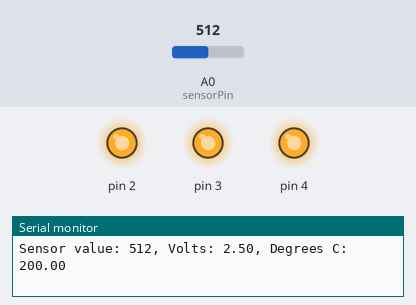
Simulated run of this sketch. Board: Arduino Uno, built with avr-gcc and run on an emulated ATmega328P. Parts: output pins drawn as LEDs (lit = HIGH), the last lines printed to the serial monitor. The inputs (shaded band) are chosen by the test bench; at power-on: A0 (sensorPin) = 512.

Above: at 1.2 s.
1.3 s: A0 (sensorPin) set to 144
4.3 s: A0 (sensorPin) set to 138
At 5.4 s:
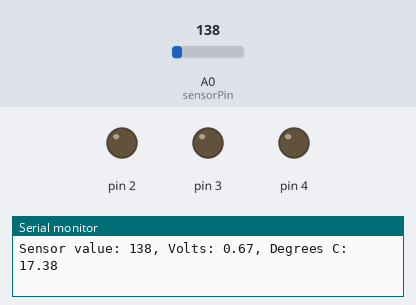
5.8 s: A0 (sensorPin) set to 306
At 6.9 s:
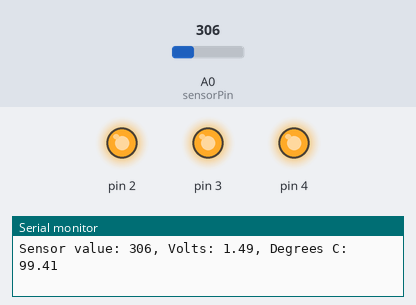
Timing chart, 0 to 8.8 s (numbered marks = the images above; inputs shaded):
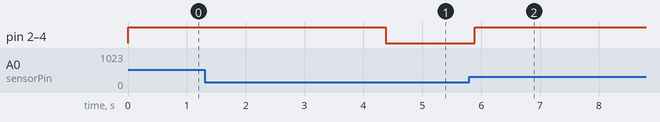

The sketch:

project3.ino
```cpp
/*
  Project 3

  Analog input with Temperature Sensor, Serial Monitor.

  Pins:
  A0 - Temperature Sensor
  2 - Red LED
  3 - Red LED
  4 - Red LED
*/

const int sensorPin = A0;
const float baselineTemp = 20.0; // Temps in celsius - will be used as threshold

void setup() {
    Serial.begin(9600); // Open a serial port

    // Set LED pins as output through a loop, and turn them off
    for (int i = 2; i < 5; i++) {
        pinMode(i, OUTPUT);
        digitalWrite(i, LOW);
    }
}

void loop() {
    int sensorValue = analogRead(sensorPin);
    Serial.print("Sensor value: ");
    Serial.print(sensorValue);

    // Convert the ADC (Analog Digital Converter) reading to voltage
    // Analog range - 0-1023
    // Voltage range - 0-5
    float voltage = (sensorValue/1024.0) * 5.0;
    Serial.print(", Volts: ");
    Serial.print(voltage);

    float temperature = (voltage - 0.5) * 100; // We can get this from the Datasheet
    Serial.print(", Degrees C: ");
    Serial.println(temperature);

    if (temperature < baselineTemp) {
        digitalWrite(2, LOW);
        digitalWrite(3, LOW);
        digitalWrite(4, LOW);
    } else if (temperature >= baselineTemp+2 && temperature < baselineTemp+4) {
        digitalWrite(2, HIGH);
        digitalWrite(3, LOW);
        digitalWrite(4, LOW);
    } else if (temperature >= baselineTemp+4 && temperature < baselineTemp+6) {
        digitalWrite(2, HIGH);
        digitalWrite(3, HIGH);
        digitalWrite(4, LOW);
    } else if (temperature >= baselineTemp+6) {
        digitalWrite(2, HIGH);
        digitalWrite(3, HIGH);
        digitalWrite(4, HIGH);
    }

    delay(1); // Put a small delay to avoid garbage data from the sensor trying to read too fast
}
```

Measured:
- the behaviour switches between 144 and 143 on A0 (sensorPin) (found by bisection; images 0 and 1)
- after the input at 4.3 s, pin 2–4: HIGH → LOW after 0.08 s
- after the input at 5.8 s, pin 2–4: LOW → HIGH after 0.09 s
